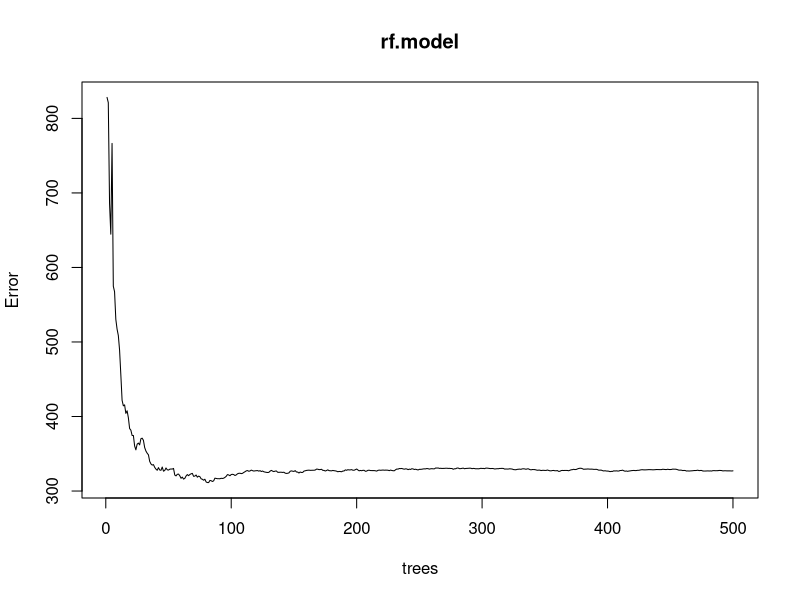
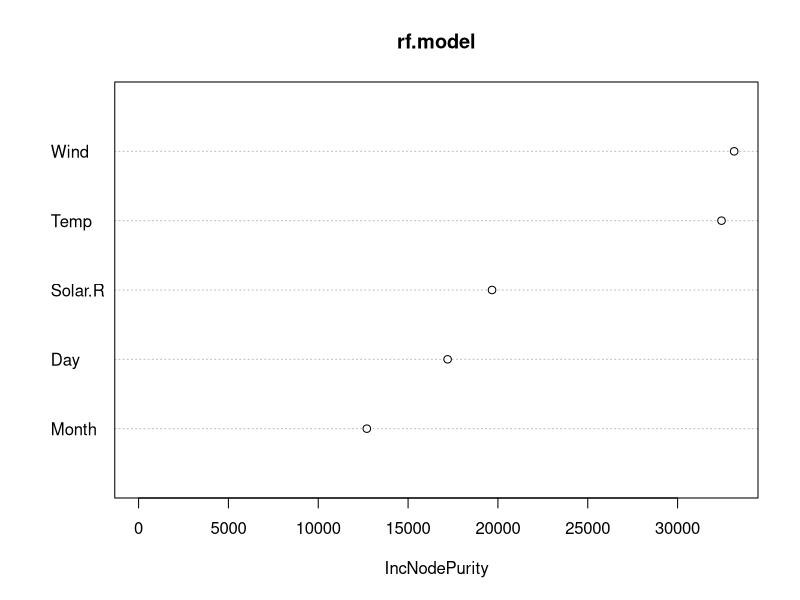
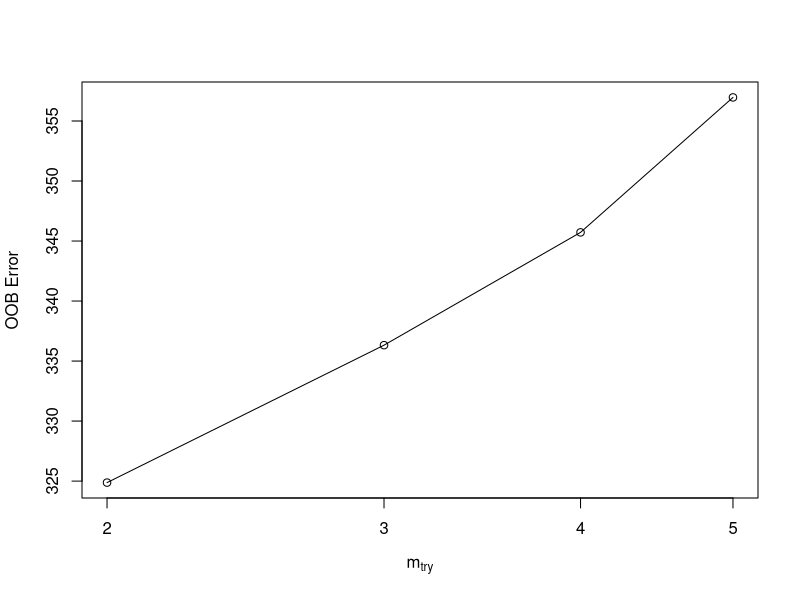

The R source for these figures, in order:
library(randomForest)
# install.packages("randomForest")
# Airquality ####
# view structure of airquality dataset
str(airquality)
head(airquality)
# find num of rows with missing values
sum(!complete.cases(airquality))

airq.df<-airquality
#replace NAs with column medians
for(i in 1:ncol(airq.df)) {
  airq.df[ , i][is.na(airq.df[ , i])] <- median(airq.df[ , i], na.rm=TRUE)
}

head(airq.df)
head(airquality)

#make this example reproducible
set.seed(1)

# fit the random forest model
rf.model<-randomForest(
  formula = Ozone ~ .,
  data = airq.df
)
rf.model

#find number of trees that produce lowest test MSE
which.min(rf.model$mse)

#find RMSE of best model
sqrt(rf.model$mse[which.min(rf.model$mse)])

#plot the test MSE by number of trees
plot(rf.model)

#plot the test MSE by number of trees
varImpPlot(rf.model)

model_tuned<- tuneRF(
  x=airq.df[,-1],
  y=airq.df$Ozone,
  ntreeTry = 500,
  mtryStart = 4,
  stepFactor = 1.5,
  improve = 0.01,
  trace = FALSE
)

# Use the final model to make predictions
new<-data.frame(Solar.R=150, Wind=8, Temp=70,
                Month=5, Day= 5)
predict(rf.model,newdata = new)

# readingSkills dataset ####
# install.packages("party")
library(party)
print(head(readingSkills))
output.forest<-randomForest(nativeSpeaker~ age+shoeSize+score,
                            data=readingSkills)
print(output.forest)
print(importance(output.forest,type=2))
